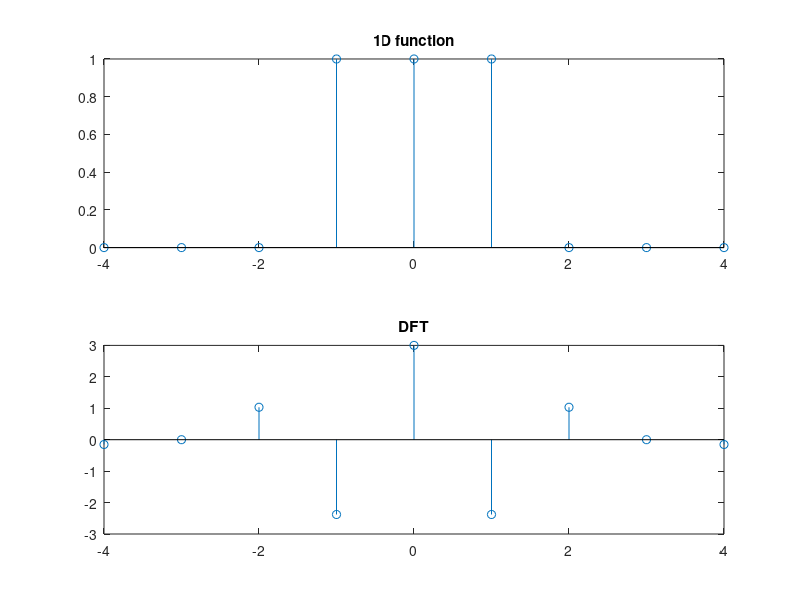
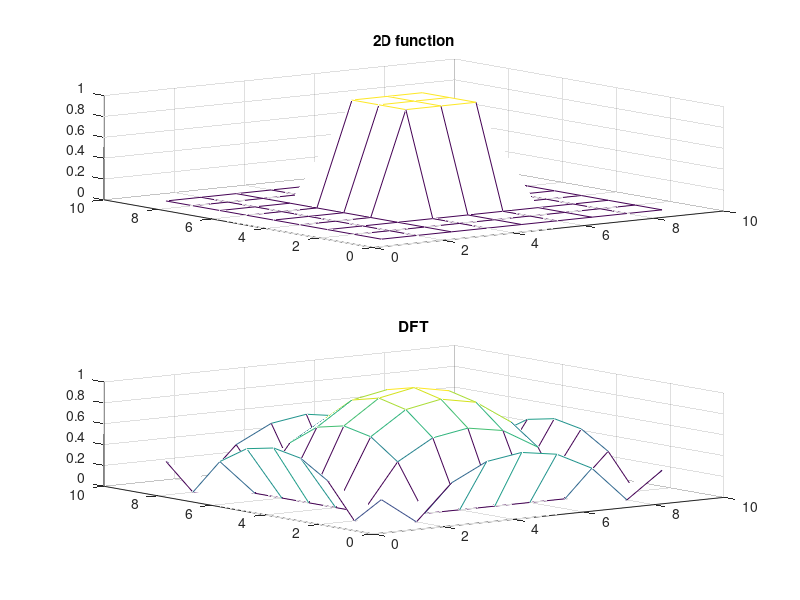

The MATLAB script that drew these images, in order: (Note: this script raises an error after producing the figures.)
clear all; clc;
%% 1D
y = [zeros(1,3) ones(1,3) zeros(1,3)];
x = [-4:4]; z = fftshift(fft(y));
figure(1);
subplot(2,1,1), stem(x,y), title('1D function');
subplot(2,1,2), stem(x,z), title('DFT');
%% 2D
Z = zeros(9); Z(4:6,4:6)=1;
DFTZ = log10(abs(fftshift(fft2(Z)))+1);
figure(2);
subplot(2,1,1), mesh(Z), title('2D function');
subplot(2,1,2), mesh(DFTZ), title('DFT');
%% Band Reject for Corrupted Blood
BRF=BRF(1,1);
figure(3); mesh(BRF);
im=imread('blood_corrupted.jpg');
im_DFT=fft2(double(im)); BRF_shift=ifftshift(BRF);
im2=ifft2(im_DFT.*BRF_shift);
figure(4);
subplot(2,1,1); imshow(im);
subplot(2,1,2); imshow(im2);